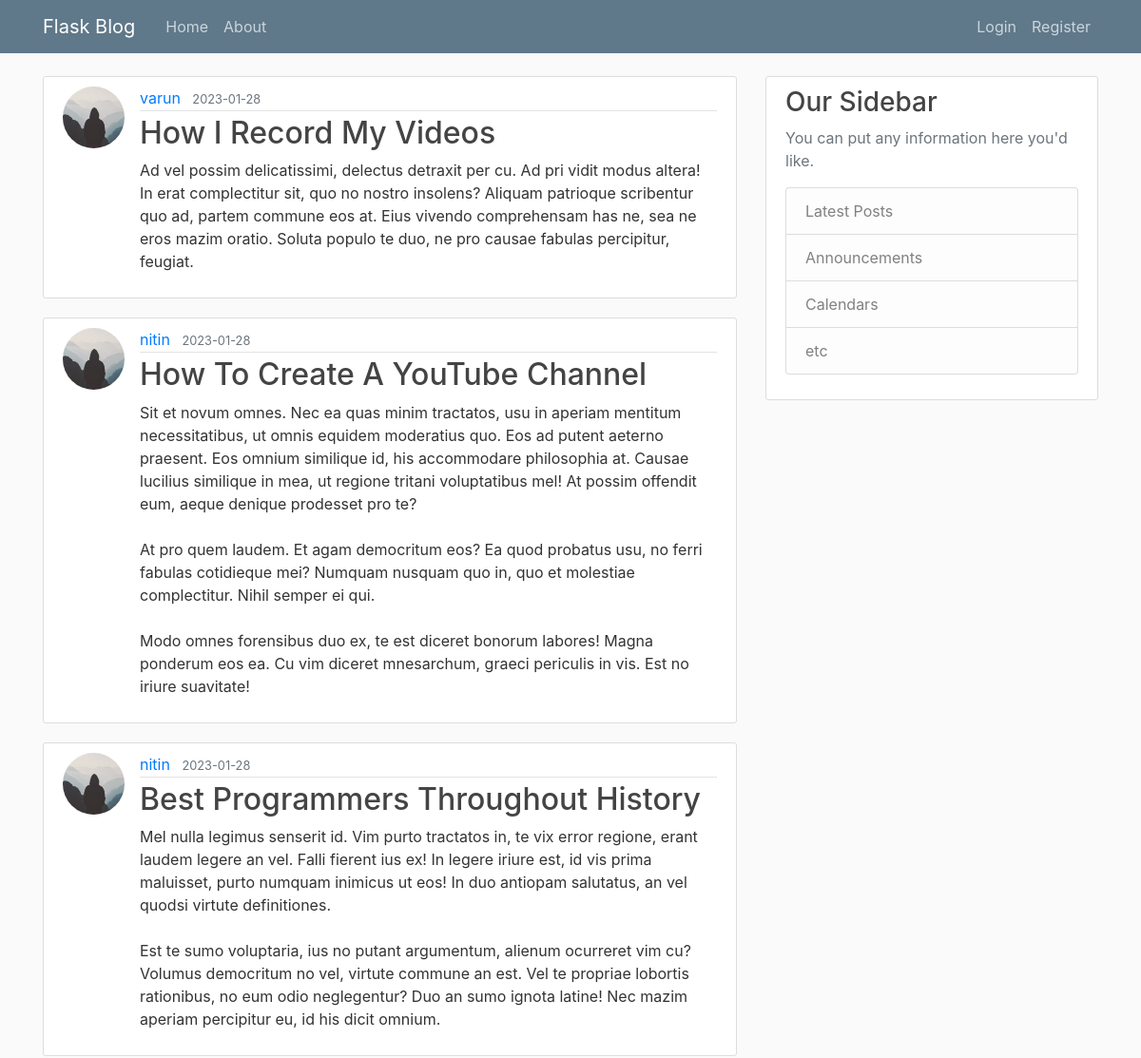
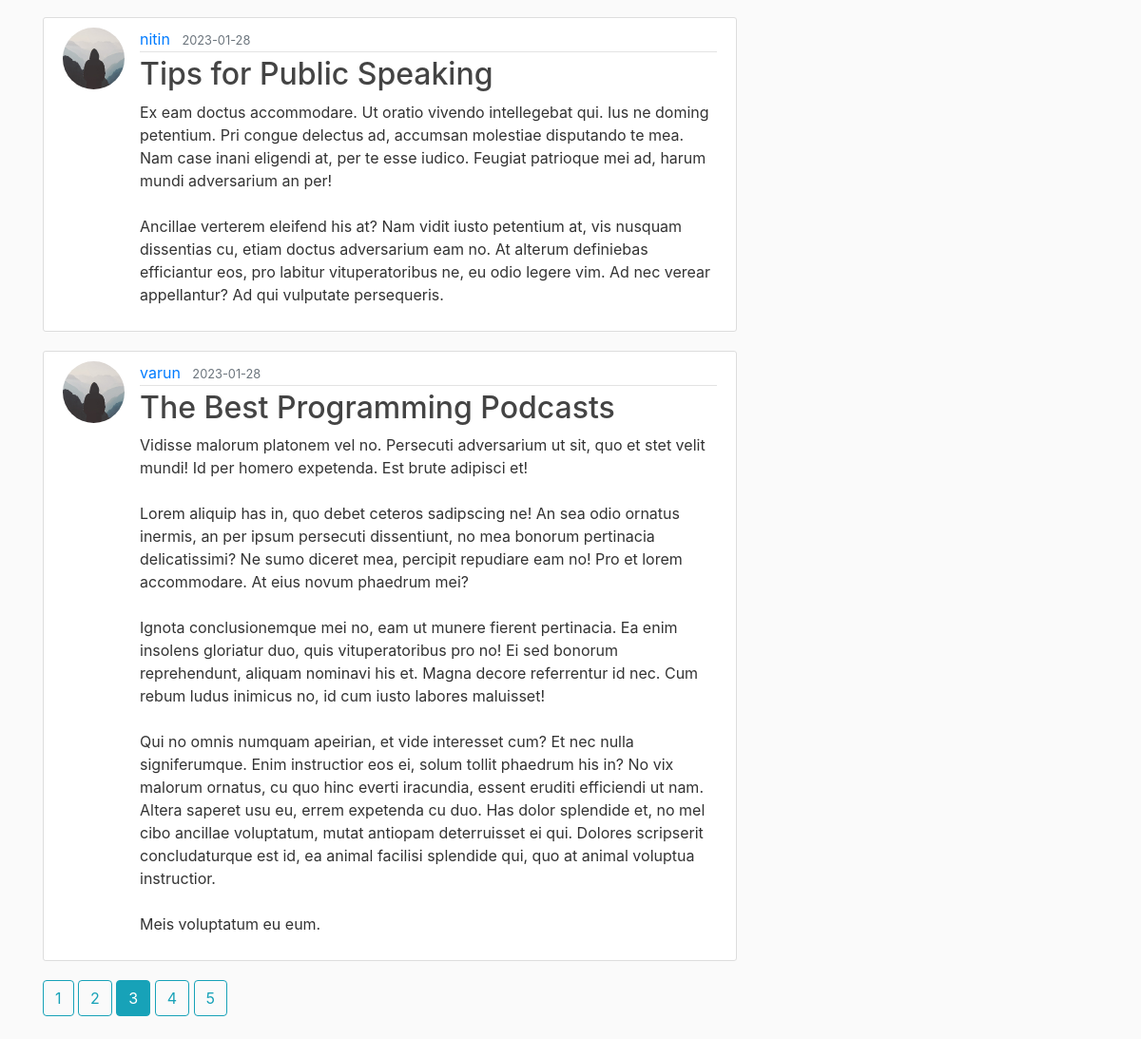
Screenshot of /home?page=3 with the database file from the repository (2 pictures, top to bottom).
### flaskblog/models.py (models this page shows, shortened)
class Post(db.Model, UserMixin):
    id = db.Column(db.Integer, primary_key=True)
    title = db.Column(db.String(100), nullable=False)
    date_posted = db.Column(db.DateTime, nullable=False, default=datetime.utcnow)
    content = db.Column(db.Text, nullable=False)
    user_id = db.Column(db.Integer, db.ForeignKey('user.id'), nullable=False)

class User(db.Model, UserMixin):
    id = db.Column(db.Integer, primary_key=True)
    username = db.Column(db.String(20), unique=True, nullable=False)
    email = db.Column(db.String(120), unique=True, nullable=False)
    image_file = db.Column(db.String(20), nullable=False, default='default.jpg')
    password = db.Column(db.String(60), nullable=False)
    posts = db.relationship('Post', backref='author', lazy=True)

### flaskblog/main/routes.py (the view)
@main.route("/")
@main.route("/home")
def home():
    page = request.args.get('page', 1, type=int)
    posts = Post.query.order_by(Post.date_posted.desc()).paginate(per_page=5, page=page)
    return render_template('home.html', posts=posts)

### flaskblog/templates/home.html
{% extends "layout.html" %}
{% block content %}
    {% for post in posts.items %}
        <article class="media content-section">
          <img src="{{ url_for('static', filename='profile_pics/' + post.author.image_file) }}" alt="" class="rounded-circle article-img">
          <div class="media-body">
            <div class="article-metadata">
              <a class="mr-2" href="{{url_for('users.user_posts', username=post.author.username)}}">{{ post.author.username }}</a>
              <small class="text-muted">{{ post.date_posted.strftime('%Y-%m-%d') }}</small>
            </div>
            <h2><a class="article-title" href="{{ url_for('posts.post', post_id=post.id) }}">{{ post.title }}</a></h2>
            <p class="article-content">{{ post.content }}</p>
          </div>
        </article>
    {% endfor %}
    {% for page_num in posts.iter_pages(left_edge=1, right_edge=1, left_current=1, right_current=1) %}
        {% if page_num %}
          {% if posts.page == page_num%}
            <a href="{{ url_for('main.home', page=page_num) }}" class="btn btn-info mb-4">{{page_num}}</a>
          {% else %}
            <a href="{{ url_for('main.home', page=page_num) }}" class="btn btn-outline-info mb-4">{{page_num}}</a>
          {% endif %}
        {% else %}
          ...
        {% endif %}
    {% endfor %}
{% endblock content %}

### flaskblog/static/main.css (style rules this page uses)
body { background: #fafafa; color: #333333; margin-top: 5rem; }
h1, h2, h3, h4, h5, h6 { color: #444444; }
.content-section { background: #ffffff; padding: 10px 20px; border: 1px solid #dddddd; border-radius: 3px; margin-bottom: 20px; }
.article-title { color: #444444; }
.article-content { white-space: pre-line; }
.article-img { height: 65px; width: 65px; margin-right: 16px; }
.article-metadata { padding-bottom: 1px; margin-bottom: 4px; border-bottom: 1px solid #e3e3e3 }

### rows the page displays
Post: image_file (placeholder picture), author.username "varun", date_posted "2023-01-28", title "How I Record My Videos", content "Ad vel possim delicatissimi, delectus detraxit per cu. Ad pri vidit modus altera! In erat complectitur sit, quo no nostro insolens? Aliquam patrioque scribentur quo ad, partem commune eos at. Eius vivendo comprehensam has ne, sea ne eros mazim oratio. Soluta populo te duo, ne pro causae fabulas percipitur, feugiat."
Post: image_file (placeholder picture), author.username "nitin", date_posted "2023-01-28", title "How To Create A YouTube Channel", content "Sit et novum omnes. Nec ea quas minim tractatos, usu in aperiam mentitum necessitatibus, ut omnis equidem moderatius quo. Eos ad putent aeterno praesent. Eos omnium similique id, his accommodare philosophia at. Causae lucilius similique in mea, ut regione tritani voluptatibus mel! At possim offendit eum, aeque denique prodesset pro te? At pro quem laudem. Et agam democritum eos? Ea quod probatus usu, no ferri fabulas cotidieque mei? Numquam nusquam quo in, quo et molestiae complectitur. Nihil semper ei qui. Modo omnes forensibus duo ex, te est diceret bonorum labores! Magna ponderum eos ea. Cu vim diceret mnesarchum, graeci periculis in vis. Est no iriure suavitate!"
Post: image_file (placeholder picture), author.username "nitin", date_posted "2023-01-28", title "Best Programmers Throughout History", content "Mel nulla legimus senserit id. Vim purto tractatos in, te vix error regione, erant laudem legere an vel. Falli fierent ius ex! In legere iriure est, id vis prima maluisset, purto numquam inimicus ut eos! In duo antiopam salutatus, an vel quodsi virtute definitiones. Est te sumo voluptaria, ius no putant argumentum, alienum ocurreret vim cu? Volumus democritum no vel, virtute commune an est. Vel te propriae lobortis rationibus, no eum odio neglegentur? Duo an sumo ignota latine! Nec mazim aperiam percipitur eu, id his dicit omnium."
Post: image_file (placeholder picture), author.username "nitin", date_posted "2023-01-28", title "Tips for Public Speaking", content "Ex eam doctus accommodare. Ut oratio vivendo intellegebat qui. Ius ne doming petentium. Pri congue delectus ad, accumsan molestiae disputando te mea. Nam case inani eligendi at, per te esse iudico. Feugiat patrioque mei ad, harum mundi adversarium an per! Ancillae verterem eleifend his at? Nam vidit iusto petentium at, vis nusquam dissentias cu, etiam doctus adversarium eam no. At alterum definiebas efficiantur eos, pro labitur vituperatoribus ne, eu odio legere vim. Ad nec verear appellantur? Ad qui vulputate persequeris."
Post: image_file (placeholder picture), author.username "varun", date_posted "2023-01-28", title "The Best Programming Podcasts", content "Vidisse malorum platonem vel no. Persecuti adversarium ut sit, quo et stet velit mundi! Id per homero expetenda. Est brute adipisci et! Lorem aliquip has in, quo debet ceteros sadipscing ne! An sea odio ornatus inermis, an per ipsum persecuti dissentiunt, no mea bonorum pertinacia delicatissimi? Ne sumo diceret mea, percipit repudiare eam no! Pro et lorem accommodare. At eius novum phaedrum mei? Ignota conclusionemque mei no, eam ut munere fierent pertinacia. Ea enim insolens gloriatur duo, quis vituperatoribus pro no! Ei sed bonorum reprehendunt, aliquam nominavi his et. Magna decore referrentur id nec. Cum rebum ludus inimicus no, id cum iusto labores maluisset! Qui no omnis numquam…"

### other values shown
{{ page_num }} "1" "2" "4" "5"
{{ page_num }} "3"
